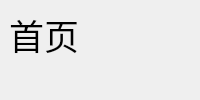
      <widget class="QWidget" name="indexPage">
       <property name="styleSheet">
        <string notr="true"/>
       </property>
       <layout class="QVBoxLayout" name="verticalLayout_8" stretch="1,9">
        <property name="leftMargin">
         <number>0</number>
        </property>
        <property name="topMargin">
         <number>0</number>
        </property>
        <property name="rightMargin">
         <number>0</number>
        </property>
        <property name="bottomMargin">
         <number>0</number>
        </property>
        <item>
         <widget class="QWidget" name="widget_16" native="true">
          <layout class="QGridLayout" name="gridLayout_7">
           <item row="0" column="0">
            <widget class="QLabel" name="label_11">
             <property name="font">
              <font>
               <pointsize>26</pointsize>
               <bold>false</bold>
              </font>
             </property>
             <property name="styleSheet">
              <string notr="true">/*color: rgb(129, 131, 133);*/</string>
             </property>
             <property name="text">
              <string>首页</string>
             </property>
            </widget>
           </item>
          </layout>
         </widget>
        </item>
        <item>
         <widget class="QWidget" name="widget_17" native="true">
          <property name="styleSheet">
           <string notr="true">image: url(:/window/icons/dog.svg);</string>
          </property>
         </widget>
        </item>
       </layout>
      </widget>
